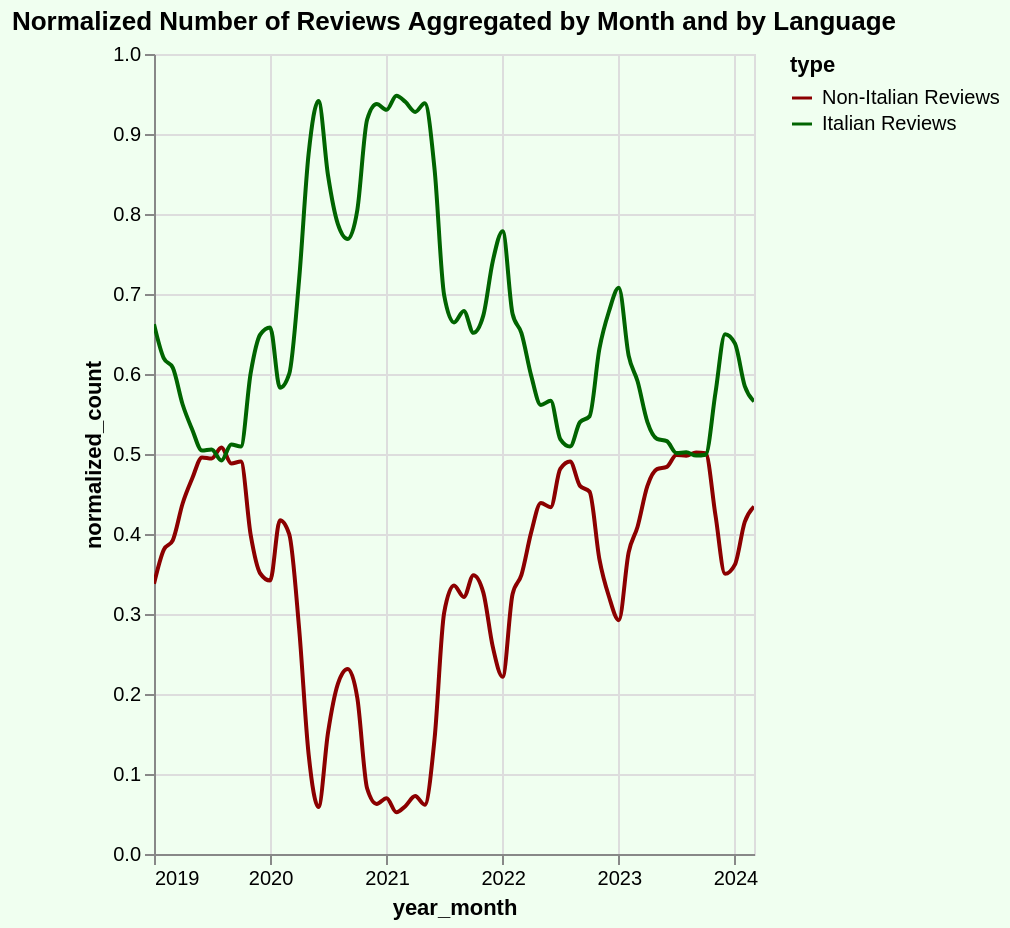

Describe this chart as a Vega-Lite specification.
### Vega-Lite specification from a JSON file in a GitHub repository (floating-point values rounded to 4 significant figures)
{"config": {"view": {"continuousWidth": 300, "continuousHeight": 300}}, "data": {"name": "data-221473fa3ca4050c5ca29344b665db53"}, "mark": {"type": "line", "interpolate": "monotone", "point": false}, "background": "#f0fff0", "encoding": {"color": {"field": "type", "scale": {"domain": ["Non-Italian Reviews", "Italian Reviews"], "range": ["darkred", "darkgreen"]}, "type": "nominal"}, "opacity": {"condition": {"param": "param_11", "value": 1}, "value": 0.1}, "tooltip": [{"field": "year_month", "type": "temporal"}, {"field": "normalized_count", "type": "quantitative"}, {"field": "type", "type": "nominal"}], "x": {"field": "year_month", "type": "temporal"}, "y": {"field": "normalized_count", "type": "quantitative"}}, "height": 400, "params": [{"name": "param_11", "select": {"type": "point", "fields": ["type"]}, "bind": "legend"}, {"name": "param_13", "select": {"type": "interval", "encodings": ["x", "y"]}, "bind": "scales"}], "title": "Normalized Number of Reviews Aggregated by Month and by Language", "width": "container", "$schema": "https://vega.github.io/schema/vega-lite/v5.17.0.json", "datasets": {"data-221473fa3ca4050c5ca29344b665db53": [{"year_month": "2019-01-01T00:00:00", "count": 4327, "type": "Non-Italian Reviews", "total_count": 12814, "normalized_count": 0.3377}, {"year_month": "2019-02-01T00:00:00", "count": 4448, "type": "Non-Italian Reviews", "total_count": 11689, "normalized_count": 0.3805}, {"year_month": "2019-03-01T00:00:00", "count": 5767, "type": "Non-Italian Reviews", "total_count": 14706, "normalized_count": 0.3922}, {"year_month": "2019-04-01T00:00:00", "count": 6328, "type": "Non-Italian Reviews", "total_count": 14443, "normalized_count": 0.4381}, {"year_month": "2019-05-01T00:00:00", "count": 7141, "type": "Non-Italian Reviews", "total_count": 15217, "normalized_count": 0.4693}, {"year_month": "2019-06-01T00:00:00", "count": 6390, "type": "Non-Italian Reviews", "total_count": 12889, "normalized_count": 0.4958}, {"year_month": "2019-07-01T00:00:00", "count": 6157, "type": "Non-Italian Reviews", "total_count": 12454, "normalized_count": 0.4944}, {"year_month": "2019-08-01T00:00:00", "count": 6244, "type": "Non-Italian Reviews", "total_count": 12288, "normalized_count": 0.5081}, {"year_month": "2019-09-01T00:00:00", "count": 6676, "type": "Non-Italian Reviews", "total_count": 13676, "normalized_count": 0.4882}, {"year_month": "2019-10-01T00:00:00", "count": 7256, "type": "Non-Italian Reviews", "total_count": 14793, "normalized_count": 0.4905}, {"year_month": "2019-11-01T00:00:00", "count": 5604, "type": "Non-Italian Reviews", "total_count": 14062, "normalized_count": 0.3985}, {"year_month": "2019-12-01T00:00:00", "count": 4280, "type": "Non-Italian Reviews", "total_count": 12207, "normalized_count": 0.3506}, {"year_month": "2020-01-01T00:00:00", "count": 4588, "type": "Non-Italian Reviews", "total_count": 13423, "normalized_count": 0.3418}, {"year_month": "2020-02-01T00:00:00", "count": 5653, "type": "Non-Italian Reviews", "total_count": 13548, "normalized_count": 0.4173}, {"year_month": "2020-03-01T00:00:00", "count": 1467, "type": "Non-Italian Reviews", "total_count": 3669, "normalized_count": 0.3998}, {"year_month": "2020-04-01T00:00:00", "count": 117, "type": "Non-Italian Reviews", "total_count": 414, "normalized_count": 0.2826}, {"year_month": "2020-05-01T00:00:00", "count": 113, "type": "Non-Italian Reviews", "total_count": 906, "normalized_count": 0.1247}, {"year_month": "2020-06-01T00:00:00", "count": 233, "type": "Non-Italian Reviews", "total_count": 3970, "normalized_count": 0.05869}, {"year_month": "2020-07-01T00:00:00", "count": 974, "type": "Non-Italian Reviews", "total_count": 6417, "normalized_count": 0.1518}, {"year_month": "2020-08-01T00:00:00", "count": 1808, "type": "Non-Italian Reviews", "total_count": 8502, "normalized_count": 0.2127}, {"year_month": "2020-09-01T00:00:00", "count": 1906, "type": "Non-Italian Reviews", "total_count": 8243, "normalized_count": 0.2312}, {"year_month": "2020-10-01T00:00:00", "count": 1294, "type": "Non-Italian Reviews", "total_count": 6626, "normalized_count": 0.1953}, {"year_month": "2020-11-01T00:00:00", "count": 174, "type": "Non-Italian Reviews", "total_count": 2126, "normalized_count": 0.08184}, {"year_month": "2020-12-01T00:00:00", "count": 107, "type": "Non-Italian Reviews", "total_count": 1710, "normalized_count": 0.06257}, {"year_month": "2021-01-01T00:00:00", "count": 48, "type": "Non-Italian Reviews", "total_count": 688, "normalized_count": 0.06977}, {"year_month": "2021-02-01T00:00:00", "count": 107, "type": "Non-Italian Reviews", "total_count": 2051, "normalized_count": 0.05217}, {"year_month": "2021-03-01T00:00:00", "count": 89, "type": "Non-Italian Reviews", "total_count": 1489, "normalized_count": 0.05977}, {"year_month": "2021-04-01T00:00:00", "count": 50, "type": "Non-Italian Reviews", "total_count": 691, "normalized_count": 0.07236}, {"year_month": "2021-05-01T00:00:00", "count": 293, "type": "Non-Italian Reviews", "total_count": 4758, "normalized_count": 0.06158}, {"year_month": "2021-06-01T00:00:00", "count": 936, "type": "Non-Italian Reviews", "total_count": 6476, "normalized_count": 0.1445}, {"year_month": "2021-07-01T00:00:00", "count": 2141, "type": "Non-Italian Reviews", "total_count": 7101, "normalized_count": 0.3015}, {"year_month": "2021-08-01T00:00:00", "count": 2926, "type": "Non-Italian Reviews", "total_count": 8722, "normalized_count": 0.3355}, {"year_month": "2021-09-01T00:00:00", "count": 2666, "type": "Non-Italian Reviews", "total_count": 8301, "normalized_count": 0.3212}, {"year_month": "2021-10-01T00:00:00", "count": 3206, "type": "Non-Italian Reviews", "total_count": 9198, "normalized_count": 0.3486}, {"year_month": "2021-11-01T00:00:00", "count": 2742, "type": "Non-Italian Reviews", "total_count": 8383, "normalized_count": 0.3271}, {"year_month": "2021-12-01T00:00:00", "count": 1751, "type": "Non-Italian Reviews", "total_count": 6764, "normalized_count": 0.2589}, {"year_month": "2022-01-01T00:00:00", "count": 1447, "type": "Non-Italian Reviews", "total_count": 6534, "normalized_count": 0.2215}, {"year_month": "2022-02-01T00:00:00", "count": 2280, "type": "Non-Italian Reviews", "total_count": 7021, "normalized_count": 0.3247}, {"year_month": "2022-03-01T00:00:00", "count": 2913, "type": "Non-Italian Reviews", "total_count": 8349, "normalized_count": 0.3489}, {"year_month": "2022-04-01T00:00:00", "count": 4086, "type": "Non-Italian Reviews", "total_count": 10148, "normalized_count": 0.4026}, {"year_month": "2022-05-01T00:00:00", "count": 4059, "type": "Non-Italian Reviews", "total_count": 9250, "normalized_count": 0.4388}, {"year_month": "2022-06-01T00:00:00", "count": 3575, "type": "Non-Italian Reviews", "total_count": 8247, "normalized_count": 0.4335}, {"year_month": "2022-07-01T00:00:00", "count": 3917, "type": "Non-Italian Reviews", "total_count": 8138, "normalized_count": 0.4813}, {"year_month": "2022-08-01T00:00:00", "count": 3900, "type": "Non-Italian Reviews", "total_count": 7949, "normalized_count": 0.4906}, {"year_month": "2022-09-01T00:00:00", "count": 3865, "type": "Non-Italian Reviews", "total_count": 8400, "normalized_count": 0.4601}, {"year_month": "2022-10-01T00:00:00", "count": 4095, "type": "Non-Italian Reviews", "total_count": 9040, "normalized_count": 0.453}, {"year_month": "2022-11-01T00:00:00", "count": 2978, "type": "Non-Italian Reviews", "total_count": 8078, "normalized_count": 0.3687}, {"year_month": "2022-12-01T00:00:00", "count": 2369, "type": "Non-Italian Reviews", "total_count": 7360, "normalized_count": 0.3219}, {"year_month": "2023-01-01T00:00:00", "count": 2467, "type": "Non-Italian Reviews", "total_count": 8442, "normalized_count": 0.2922}, {"year_month": "2023-02-01T00:00:00", "count": 2882, "type": "Non-Italian Reviews", "total_count": 7645, "normalized_count": 0.377}, {"year_month": "2023-03-01T00:00:00", "count": 3562, "type": "Non-Italian Reviews", "total_count": 8706, "normalized_count": 0.4091}, {"year_month": "2023-04-01T00:00:00", "count": 4752, "type": "Non-Italian Reviews", "total_count": 10328, "normalized_count": 0.4601}, {"year_month": "2023-05-01T00:00:00", "count": 4694, "type": "Non-Italian Reviews", "total_count": 9758, "normalized_count": 0.481}, {"year_month": "2023-06-01T00:00:00", "count": 4057, "type": "Non-Italian Reviews", "total_count": 8383, "normalized_count": 0.484}, {"year_month": "2023-07-01T00:00:00", "count": 4188, "type": "Non-Italian Reviews", "total_count": 8396, "normalized_count": 0.4988}, {"year_month": "2023-08-01T00:00:00", "count": 4026, "type": "Non-Italian Reviews", "total_count": 8086, "normalized_count": 0.4979}, {"year_month": "2023-09-01T00:00:00", "count": 3951, "type": "Non-Italian Reviews", "total_count": 7871, "normalized_count": 0.502}, {"year_month": "2023-10-01T00:00:00", "count": 4299, "type": "Non-Italian Reviews", "total_count": 8582, "normalized_count": 0.5009}, {"year_month": "2023-11-01T00:00:00", "count": 3584, "type": "Non-Italian Reviews", "total_count": 8471, "normalized_count": 0.4231}, {"year_month": "2023-12-01T00:00:00", "count": 2846, "type": "Non-Italian Reviews", "total_count": 8126, "normalized_count": 0.3502}, {"year_month": "2024-01-01T00:00:00", "count": 3234, "type": "Non-Italian Reviews", "total_count": 8939, "normalized_count": 0.3618}, {"year_month": "2024-02-01T00:00:00", "count": 3743, "type": "Non-Italian Reviews", "total_count": 9016, "normalized_count": 0.4152}, {"year_month": "2024-03-01T00:00:00", "count": 4370, "type": "Non-Italian Reviews", "total_count": 10062, "normalized_count": 0.4343}, {"year_month": "2019-01-01T00:00:00", "count": 8487, "type": "Italian Reviews", "total_count": 12814, "normalized_count": 0.6623}, {"year_month": "2019-02-01T00:00:00", "count": 7241, "type": "Italian Reviews", "total_count": 11689, "normalized_count": 0.6195}, {"year_month": "2019-03-01T00:00:00", "count": 8939, "type": "Italian Reviews", "total_count": 14706, "normalized_count": 0.6078}, {"year_month": "2019-04-01T00:00:00", "count": 8115, "type": "Italian Reviews", "total_count": 14443, "normalized_count": 0.5619}, {"year_month": "2019-05-01T00:00:00", "count": 8076, "type": "Italian Reviews", "total_count": 15217, "normalized_count": 0.5307}, {"year_month": "2019-06-01T00:00:00", "count": 6499, "type": "Italian Reviews", "total_count": 12889, "normalized_count": 0.5042}, {"year_month": "2019-07-01T00:00:00", "count": 6297, "type": "Italian Reviews", "total_count": 12454, "normalized_count": 0.5056}, {"year_month": "2019-08-01T00:00:00", "count": 6044, "type": "Italian Reviews", "total_count": 12288, "normalized_count": 0.4919}, {"year_month": "2019-09-01T00:00:00", "count": 7000, "type": "Italian Reviews", "total_count": 13676, "normalized_count": 0.5118}, {"year_month": "2019-10-01T00:00:00", "count": 7537, "type": "Italian Reviews", "total_count": 14793, "normalized_count": 0.5095}, {"year_month": "2019-11-01T00:00:00", "count": 8458, "type": "Italian Reviews", "total_count": 14062, "normalized_count": 0.6015}, {"year_month": "2019-12-01T00:00:00", "count": 7927, "type": "Italian Reviews", "total_count": 12207, "normalized_count": 0.6494}, {"year_month": "2020-01-01T00:00:00", "count": 8835, "type": "Italian Reviews", "total_count": 13423, "normalized_count": 0.6582}, {"year_month": "2020-02-01T00:00:00", "count": 7895, "type": "Italian Reviews", "total_count": 13548, "normalized_count": 0.5827}, {"year_month": "2020-03-01T00:00:00", "count": 2202, "type": "Italian Reviews", "total_count": 3669, "normalized_count": 0.6002}, {"year_month": "2020-04-01T00:00:00", "count": 297, "type": "Italian Reviews", "total_count": 414, "normalized_count": 0.7174}, {"year_month": "2020-05-01T00:00:00", "count": 793, "type": "Italian Reviews", "total_count": 906, "normalized_count": 0.8753}, {"year_month": "2020-06-01T00:00:00", "count": 3737, "type": "Italian Reviews", "total_count": 3970, "normalized_count": 0.9413}, {"year_month": "2020-07-01T00:00:00", "count": 5443, "type": "Italian Reviews", "total_count": 6417, "normalized_count": 0.8482}, {"year_month": "2020-08-01T00:00:00", "count": 6694, "type": "Italian Reviews", "total_count": 8502, "normalized_count": 0.7873}, {"year_month": "2020-09-01T00:00:00", "count": 6337, "type": "Italian Reviews", "total_count": 8243, "normalized_count": 0.7688}, {"year_month": "2020-10-01T00:00:00", "count": 5332, "type": "Italian Reviews", "total_count": 6626, "normalized_count": 0.8047}, {"year_month": "2020-11-01T00:00:00", "count": 1952, "type": "Italian Reviews", "total_count": 2126, "normalized_count": 0.9182}, {"year_month": "2020-12-01T00:00:00", "count": 1603, "type": "Italian Reviews", "total_count": 1710, "normalized_count": 0.9374}, {"year_month": "2021-01-01T00:00:00", "count": 640, "type": "Italian Reviews", "total_count": 688, "normalized_count": 0.9302}, {"year_month": "2021-02-01T00:00:00", "count": 1944, "type": "Italian Reviews", "total_count": 2051, "normalized_count": 0.9478}, {"year_month": "2021-03-01T00:00:00", "count": 1400, "type": "Italian Reviews", "total_count": 1489, "normalized_count": 0.9402}, {"year_month": "2021-04-01T00:00:00", "count": 641, "type": "Italian Reviews", "total_count": 691, "normalized_count": 0.9276}, {"year_month": "2021-05-01T00:00:00", "count": 4465, "type": "Italian Reviews", "total_count": 4758, "normalized_count": 0.9384}, {"year_month": "2021-06-01T00:00:00", "count": 5540, "type": "Italian Reviews", "total_count": 6476, "normalized_count": 0.8555}, {"year_month": "2021-07-01T00:00:00", "count": 4960, "type": "Italian Reviews", "total_count": 7101, "normalized_count": 0.6985}, {"year_month": "2021-08-01T00:00:00", "count": 5796, "type": "Italian Reviews", "total_count": 8722, "normalized_count": 0.6645}, {"year_month": "2021-09-01T00:00:00", "count": 5635, "type": "Italian Reviews", "total_count": 8301, "normalized_count": 0.6788}, {"year_month": "2021-10-01T00:00:00", "count": 5992, "type": "Italian Reviews", "total_count": 9198, "normalized_count": 0.6514}, {"year_month": "2021-11-01T00:00:00", "count": 5641, "type": "Italian Reviews", "total_count": 8383, "normalized_count": 0.6729}, {"year_month": "2021-12-01T00:00:00", "count": 5013, "type": "Italian Reviews", "total_count": 6764, "normalized_count": 0.7411}, {"year_month": "2022-01-01T00:00:00", "count": 5087, "type": "Italian Reviews", "total_count": 6534, "normalized_count": 0.7785}, {"year_month": "2022-02-01T00:00:00", "count": 4741, "type": "Italian Reviews", "total_count": 7021, "normalized_count": 0.6753}, {"year_month": "2022-03-01T00:00:00", "count": 5436, "type": "Italian Reviews", "total_count": 8349, "normalized_count": 0.6511}, {"year_month": "2022-04-01T00:00:00", "count": 6062, "type": "Italian Reviews", "total_count": 10148, "normalized_count": 0.5974}, {"year_month": "2022-05-01T00:00:00", "count": 5191, "type": "Italian Reviews", "total_count": 9250, "normalized_count": 0.5612}, {"year_month": "2022-06-01T00:00:00", "count": 4672, "type": "Italian Reviews", "total_count": 8247, "normalized_count": 0.5665}, {"year_month": "2022-07-01T00:00:00", "count": 4221, "type": "Italian Reviews", "total_count": 8138, "normalized_count": 0.5187}, {"year_month": "2022-08-01T00:00:00", "count": 4049, "type": "Italian Reviews", "total_count": 7949, "normalized_count": 0.5094}, {"year_month": "2022-09-01T00:00:00", "count": 4535, "type": "Italian Reviews", "total_count": 8400, "normalized_count": 0.5399}, {"year_month": "2022-10-01T00:00:00", "count": 4945, "type": "Italian Reviews", "total_count": 9040, "normalized_count": 0.547}, {"year_month": "2022-11-01T00:00:00", "count": 5100, "type": "Italian Reviews", "total_count": 8078, "normalized_count": 0.6313}, {"year_month": "2022-12-01T00:00:00", "count": 4991, "type": "Italian Reviews", "total_count": 7360, "normalized_count": 0.6781}, {"year_month": "2023-01-01T00:00:00", "count": 5975, "type": "Italian Reviews", "total_count": 8442, "normalized_count": 0.7078}, {"year_month": "2023-02-01T00:00:00", "count": 4763, "type": "Italian Reviews", "total_count": 7645, "normalized_count": 0.623}, {"year_month": "2023-03-01T00:00:00", "count": 5144, "type": "Italian Reviews", "total_count": 8706, "normalized_count": 0.5909}, {"year_month": "2023-04-01T00:00:00", "count": 5576, "type": "Italian Reviews", "total_count": 10328, "normalized_count": 0.5399}, {"year_month": "2023-05-01T00:00:00", "count": 5064, "type": "Italian Reviews", "total_count": 9758, "normalized_count": 0.519}, {"year_month": "2023-06-01T00:00:00", "count": 4326, "type": "Italian Reviews", "total_count": 8383, "normalized_count": 0.516}, {"year_month": "2023-07-01T00:00:00", "count": 4208, "type": "Italian Reviews", "total_count": 8396, "normalized_count": 0.5012}, {"year_month": "2023-08-01T00:00:00", "count": 4060, "type": "Italian Reviews", "total_count": 8086, "normalized_count": 0.5021}, {"year_month": "2023-09-01T00:00:00", "count": 3920, "type": "Italian Reviews", "total_count": 7871, "normalized_count": 0.498}, {"year_month": "2023-10-01T00:00:00", "count": 4283, "type": "Italian Reviews", "total_count": 8582, "normalized_count": 0.4991}, {"year_month": "2023-11-01T00:00:00", "count": 4887, "type": "Italian Reviews", "total_count": 8471, "normalized_count": 0.5769}, {"year_month": "2023-12-01T00:00:00", "count": 5280, "type": "Italian Reviews", "total_count": 8126, "normalized_count": 0.6498}, {"year_month": "2024-01-01T00:00:00", "count": 5705, "type": "Italian Reviews", "total_count": 8939, "normalized_count": 0.6382}, {"year_month": "2024-02-01T00:00:00", "count": 5273, "type": "Italian Reviews", "total_count": 9016, "normalized_count": 0.5848}, {"year_month": "2024-03-01T00:00:00", "count": 5692, "type": "Italian Reviews", "total_count": 10062, "normalized_count": 0.5657}]}}
